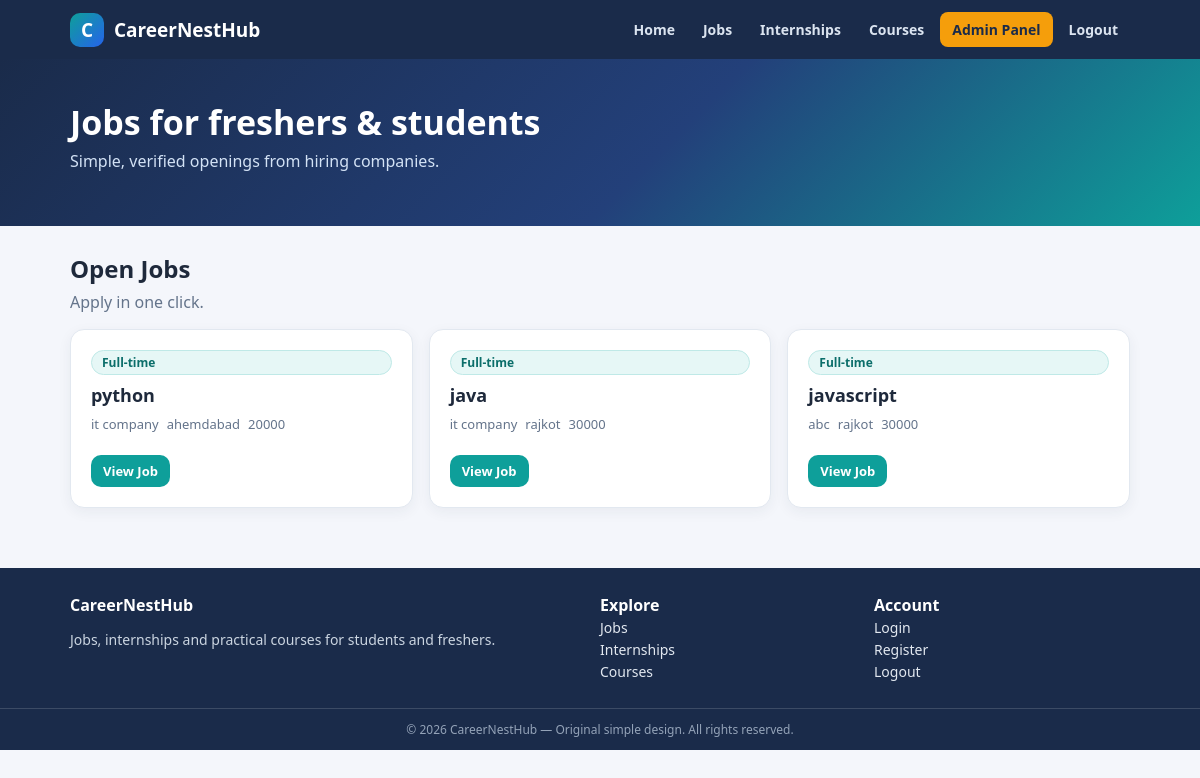
The page /opportunities/jobs/ (signed in) on the database its author committed.
### opportunities/models.py (models this page shows, shortened)
class Job(models.Model):
    provider=models.ForeignKey(ServiceProvider,on_delete=models.CASCADE)
    title=models.CharField(max_length=200)
    description=models.TextField()
    location=models.CharField(max_length=200)
    salary=models.CharField(max_length=200)
    skills=models.TextField()
    created_at=models.DateField(auto_now_add=True)

### accounts/models.py (models this page shows, shortened)
class ServiceProvider(models.Model):
    name=models.CharField(max_length=200)
    email=models.EmailField()
    password=models.CharField(max_length=100)
    phone=models.CharField(max_length=10)
    company_name=models.CharField(max_length=200)
    description=models.TextField()
    address=models.TextField()
    create_at=models.DateField(auto_now_add=True)

### opportunities/views.py (the view)
# urls.py: path('jobs/',views.job_list,name='job_list'),
def job_list(request):
    if 'user_id' not in request.session and 'provider_id' not in request.session:
        return redirect('login')
    jobs=Job.objects.all()
    return render(request,'opportunities/job_list.html',{'jobs':jobs})

### templates/opportunities/job_list.html (shortened to what this page needs)
{% extends 'base.html' %}
{% block hero %}
<div class="hero"><div class="hero-inner"><h1>Jobs for freshers & students</h1><p>Simple, verified openings from hiring companies.</p></div></div>
{% endblock %}
{% block content %}
<div class="page-head"><div><h2>Open Jobs</h2><p class="subtitle">Apply in one click.</p></div></div>
<div class="grid">
{% for j in jobs %}
  <div class="card list-card">
    <span class="badge">Full-time</span>
    <h3>{{ j.title }}</h3>
    <div class="meta"><span>{{ j.provider.company_name }}</span><span>{{ j.location }}</span><span>{{ j.salary }}</span></div>
    <div class="action-row">
      <a class="btn small" href="{% url 'job_details' j.id %}">View Job</a>
    </div>
  </div>
{% empty %}
  <div class="card empty">No jobs available right now. Check back soon.</div>
{% endfor %}
</div>
{% endblock %}

### templates/base.html (style rules this page uses)
:root { --navy:#1a2b4a; --teal:#0e9f9a; --teal-dark:#0b7d79; --amber:#f59e0b; --bg:#f4f6fb; --card:#ffffff; --text:#1e293b; --muted:#64748b; --line:#e2e8f0; --radius:14px; }
* { box-sizing:border-box }
body { margin:0;font-family:"Segoe UI",system-ui,-apple-system,Roboto,Arial,sans-serif;background:var(--bg);color:var(--text) }
a { color:var(--teal-dark) }
.hero { background:linear-gradient(135deg,#1a2b4a 0%,#23407a 55%,#0e9f9a 100%);color:#fff }
.hero-inner { max-width:1100px;margin:0 auto;padding:44px 20px 36px }
.hero h1 { margin:0 0 8px;font-size:34px;line-height:1.15 }
.hero p { margin:0 0 18px;color:#d3e2f5;max-width:640px }
.card { background:var(--card);border:1px solid var(--line);border-radius:var(--radius);padding:20px;box-shadow:0 4px 14px rgba(26,43,74,.06) }
.page-head { display:flex;align-items:end;justify-content:space-between;gap:12px;margin:4px 0 16px;flex-wrap:wrap }
.page-head h1,.page-head h2 { margin:0 }
.subtitle { color:var(--muted);margin:6px 0 0 }
.grid { display:grid;grid-template-columns:repeat(auto-fill,minmax(280px,1fr));gap:16px }
.list-card { display:flex;flex-direction:column;gap:8px }
.list-card h3 { margin:0;font-size:18px }
.meta { display:flex;gap:8px;flex-wrap:wrap;color:var(--muted);font-size:13px }
.badge { display:inline-block;background:#e6f7f6;color:#0b6e6a;border:1px solid #bfe9e7;font-size:12px;font-weight:700;padding:3px 10px;border-radius:999px }
.btn { display:inline-block;background:var(--teal);color:#fff !important;text-decoration:none;border:none;padding:10px 18px;border-radius:10px;font-weight:700;font-size:14px;cursor:pointer;text-align:center }
.btn.small { padding:7px 12px;font-size:13px }
.action-row { display:flex;gap:8px;flex-wrap:wrap;margin-top:14px }

### rows shown on the page
Job: title "python", provider.company_name "it company", location "ahemdabad", salary "20000"
Job: title "java", provider.company_name "it company", location "rajkot", salary "30000"
Job: title "javascript", provider.company_name "abc", location "rajkot", salary "30000"
